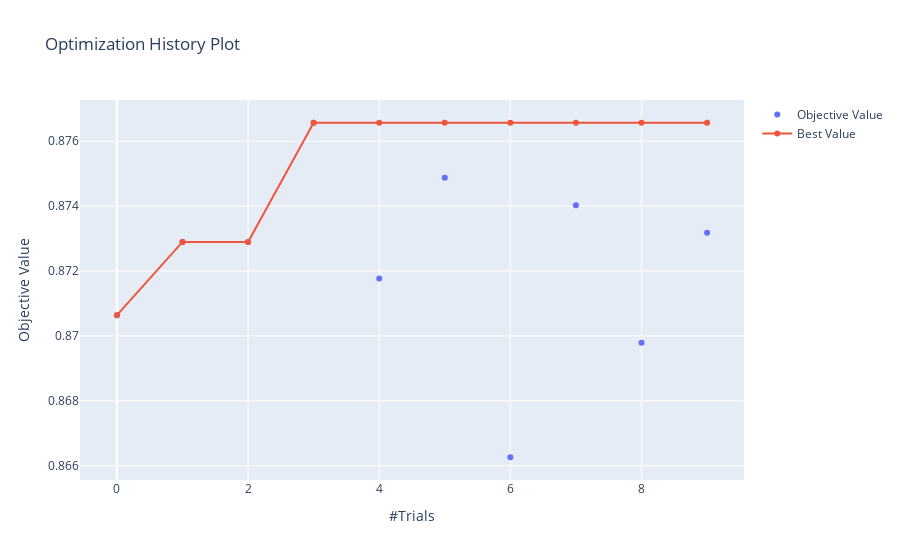

Write notebook code for a chart like this one.
### Markdown cell above
Visualization of Parameters

### Code cell
#Visualize the trails
optuna.visualization.plot_optimization_history(study=study)

### Figure 1 — Plotly figure (JSON) as saved in the notebook; plotly's stock layout.template omitted (floating-point values rounded to 4 significant figures)
{"data": [{"mode": "markers", "name": "Objective Value", "type": "scatter", "x": [0, 1, 2, 3, 4, 5, 6, 7, 8, 9], "y": [0.8706, 0.8729, 0.8729, 0.8766, 0.8718, 0.8749, 0.8663, 0.874, 0.8698, 0.8732]}, {"name": "Best Value", "type": "scatter", "x": [0, 1, 2, 3, 4, 5, 6, 7, 8, 9], "y": [0.8706, 0.8729, 0.8729, 0.8766, 0.8766, 0.8766, 0.8766, 0.8766, 0.8766, 0.8766]}], "layout": {"title": {"text": "Optimization History Plot"}, "xaxis": {"title": {"text": "#Trials"}}, "yaxis": {"title": {"text": "Objective Value"}}}}
